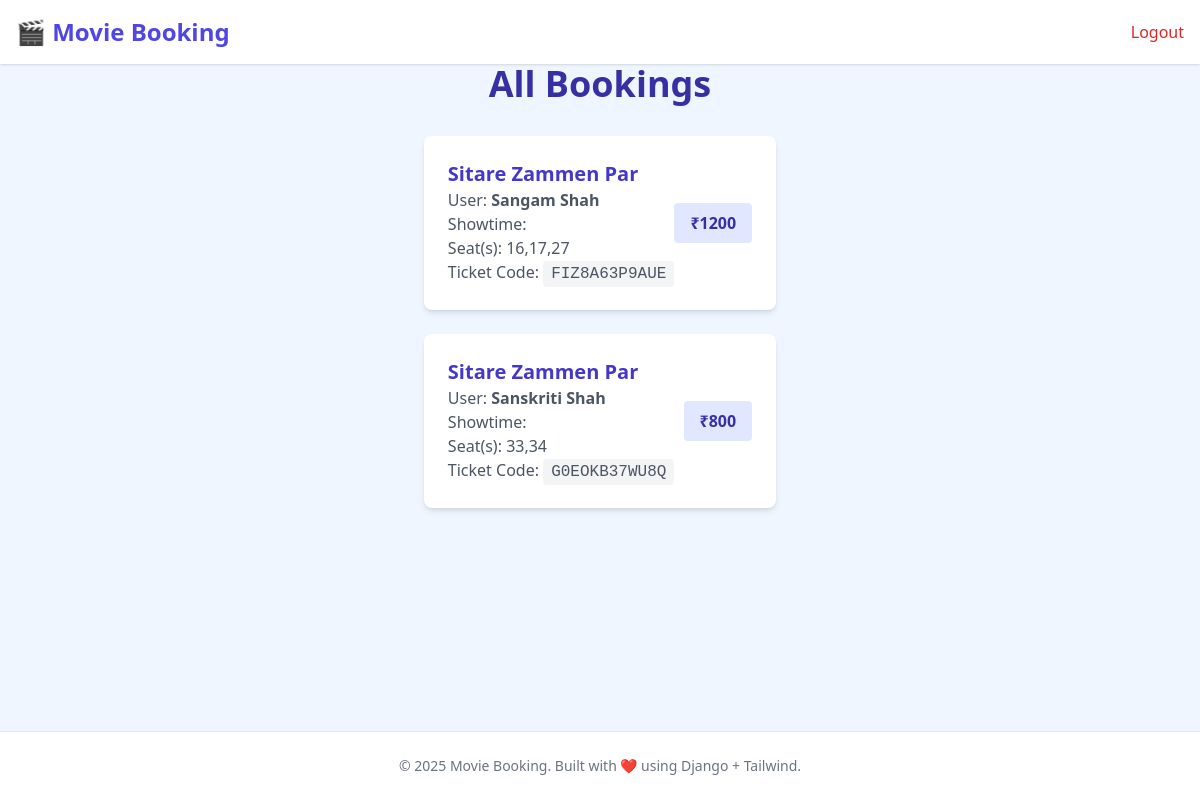
/all-bookings/ (signed in), run on an earlier commit of the app's database.
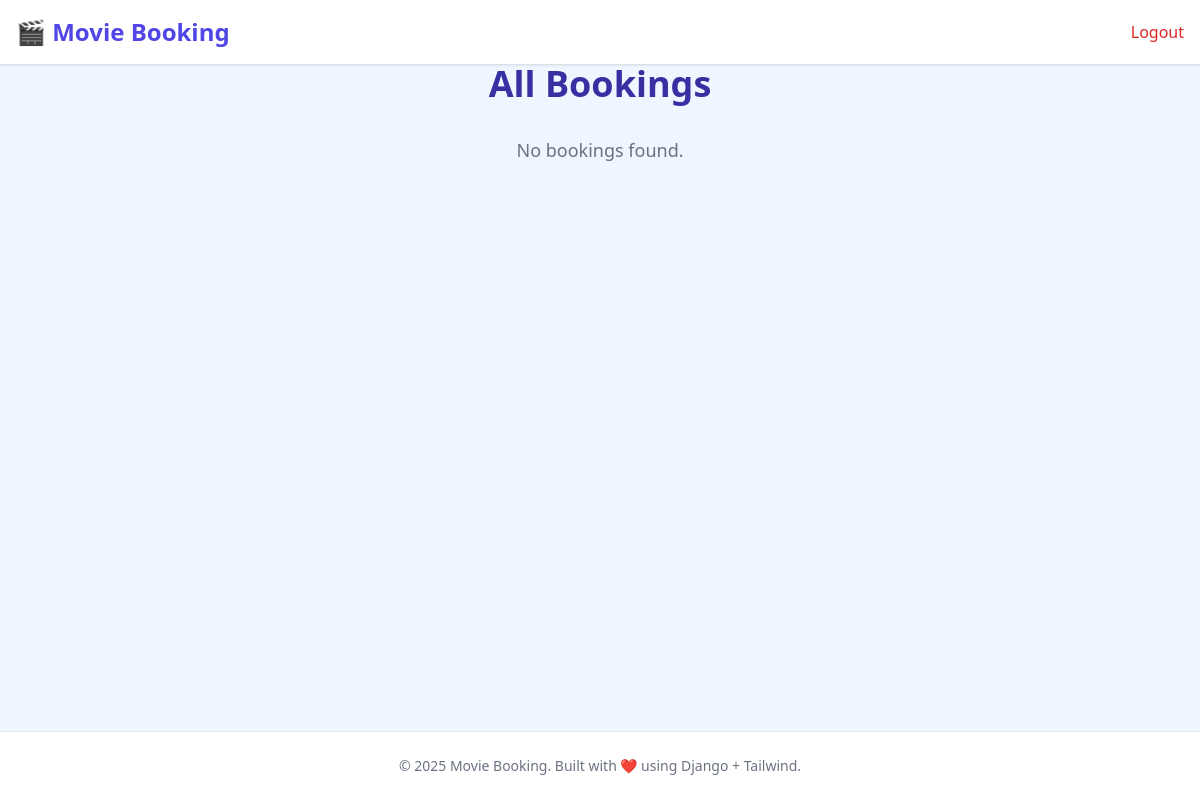
And on a later commit of the database.
### booking/models.py (models this page shows, shortened)
class Booking(models.Model):
    user = models.ForeignKey(User, on_delete=models.CASCADE, null=True, blank=True, related_name='bookings')
    showtime = models.ForeignKey(Showtime, on_delete=models.CASCADE)
    seat_number = models.CharField(max_length=255)
    customer_name = models.CharField(max_length=100)
    phone_number = models.CharField(max_length=20, default='00000000000')
    price = models.IntegerField(default=400)
    ticket_code = models.CharField(max_length=12, unique=True, blank=True)

class Showtime(models.Model):
    movie = models.ForeignKey(Movie, on_delete=models.CASCADE)
    time = models.DateTimeField()
    total_seats = models.IntegerField(default=100)
    available_seats = models.IntegerField(default=100)

class Movie(models.Model):
    title = models.CharField(max_length=100)
    genre = models.CharField(max_length=50)
    director = models.CharField(max_length=100)
    cast=models.CharField(max_length=200, help_text="List of cast members")
    release_date = models.DateField()
    duration = models.IntegerField(help_text="Duration in minutes")
    poster = models.ImageField(upload_to='posters/', blank=True, null=True)
    watch_trailer = models.URLField(max_length=200, blank=True, null=True, help_text="YouTube or video trailer link")

### booking/views.py (the view)
# urls.py: path('all-bookings/', views.all_bookings, name='all_bookings'),
@login_required
@staff_member_required
def all_bookings(request):
    bookings = Booking.objects.select_related('showtime', 'showtime__movie', 'user')
    return render(request, 'movies/allbooking.html', {'bookings': bookings})

### booking/templates/movies/allbooking.html (shortened to what this page needs)
<!DOCTYPE html>
<html lang="en" class="bg-gray-100">
<head>
  <script src="https://cdn.tailwindcss.com"></script>
</head>
<body class="min-h-screen flex flex-col bg-blue-50">
<header class="bg-white shadow p-4 flex justify-between items-center">
  <a href="/" class="text-2xl font-bold text-indigo-600">🎬 Movie Booking</a>
  <nav class="flex items-center space-x-4">
    {% if request.user.is_authenticated %}
      <form action="{% url 'logout' %}" method="POST" class="inline">
        <button type="submit" class="text-red-600 hover:text-red-800 font-medium">Logout</button>
      </form>
    {% else %}
      <a href="/register" class="text-gray-700 hover:text-indigo-600 font-medium">Register</a>
      <a href="/login" class="text-gray-700 hover:text-indigo-600 font-medium">Login</a>
    {% endif %}
  </nav>
</header>
  <main class="max-w-5xl mx-auto px-6 pb-20 flex-grow">
    <h2 class="text-4xl font-extrabold text-indigo-800 mb-8 text-center">All Bookings</h2>
    {% if bookings %}
    <ul class="space-y-6">
      {% for booking in bookings %}
      <li class="bg-white rounded-lg shadow-md p-6 flex flex-col md:flex-row justify-between items-start md:items-center">
        <div>
          <h3 class="text-xl font-semibold text-indigo-700">{{ booking.showtime.movie.title }}</h3>
          <p class="text-gray-600">User: <strong>{{ booking.user.username }}</strong></p>
          <p class="text-gray-600">Showtime: {{ booking.showtime.start_time|date:"F j, Y, g:i A" }}</p>
          <p class="text-gray-600">Seat(s): <span class="font-medium">{{ booking.seat_number }}</span></p>
          <p class="text-gray-600">Ticket Code: <code class="bg-gray-100 px-2 py-1 rounded font-mono">{{ booking.ticket_code }}</code></p>
        </div>
        <div class="mt-4 md:mt-0">
          <span class="inline-block bg-indigo-100 text-indigo-800 font-semibold px-4 py-2 rounded">
            ₹{{ booking.price }}
          </span>
        </div>
      </li>
      {% endfor %}
    </ul>
    {% else %}
    <p class="text-center text-gray-500 text-lg">No bookings found.</p>
    {% endif %}
  </main>
  <footer class="bg-white text-center py-6 text-sm text-gray-500 border-t">
    © 2025 Movie Booking. Built with ❤️ using Django + Tailwind.
  </footer>
</body>
</html>

What changed in the data, as far as the page shows it:
removed Booking: showtime.movie "Sitare Zammen Par", user.username "Sangam Shah", seat_number "16,17,27", ticket_code "FIZ8A63P9AUE", price "1200"
removed Booking: showtime.movie "Sitare Zammen Par", user.username "Sanskriti Shah", seat_number "33,34", ticket_code "G0EOKB37WU8Q", price "800"
Also different on the page:
text now shown: "No bookings found."
